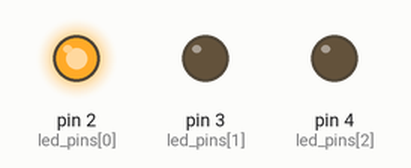
This sketch was run on a simulated Arduino Uno, built with avr-gcc and run on an emulated ATmega328P. Shown: output pins drawn as LEDs (lit = HIGH).

Above: at 0.05 s.
At 1.45 s:
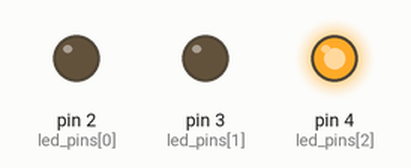
At 2.75 s:
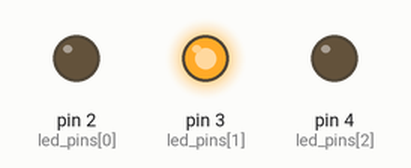
Timing chart, 0 to 3.0 s (numbered marks = the images above):
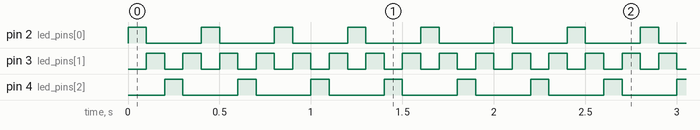

The sketch:

exercise-3-leds-animation.ino
```cpp
#define N_LEDS 3
#define DELAY 100

int led_pins[N_LEDS] = { 2, 3, 4};

int current = 0;
int step = 1;

void test();
void blinkLed(int index);

void setup() {
  for (int i = 0; i < N_LEDS; i++){
    pinMode(led_pins[i],OUTPUT);
  }
  /* testing */
  // test();
}

void loop() {
  blinkLed(current);
  current += step;
  if (current == N_LEDS){
    current = N_LEDS - 2;
    step = -step;
  } else if (current < 0){
    current = 1;
    step = -step;
  }
}

void blinkLed(int index){
  digitalWrite(led_pins[index],HIGH);
  delay(DELAY);
  digitalWrite(led_pins[index],LOW);
}
void test(){
  for (int i = 0; i < N_LEDS; i++){
    digitalWrite(led_pins[i],HIGH);
  }
}
```

Measured:
- by itself, pin 2 (led_pins[0]), pin 4 (led_pins[2]): alternates HIGH for 0.10 s and LOW for 0.30 s
- by itself, pin 3 (led_pins[1]): alternates HIGH for 0.10 s and LOW for 0.10 s
